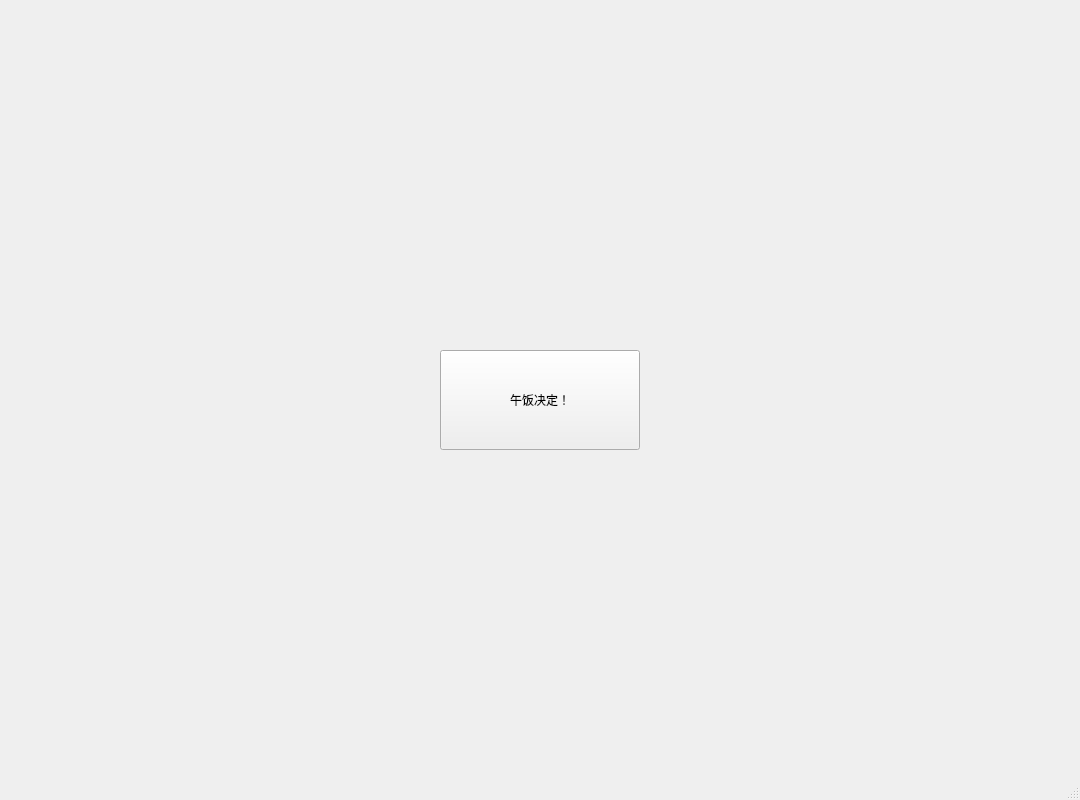
<?xml version="1.0" encoding="UTF-8"?>
<ui version="4.0">
 <class>MainWindow</class>
 <widget class="QMainWindow" name="MainWindow">
  <property name="geometry">
   <rect>
    <x>0</x>
    <y>0</y>
    <width>1080</width>
    <height>800</height>
   </rect>
  </property>
  <property name="windowTitle">
   <string>MainWindow</string>
  </property>
  <widget class="QWidget" name="centralwidget">
   <widget class="QPushButton" name="lunchButton">
    <property name="geometry">
     <rect>
      <x>440</x>
      <y>350</y>
      <width>200</width>
      <height>100</height>
     </rect>
    </property>
    <property name="text">
     <string>午饭决定！</string>
    </property>
   </widget>
  </widget>
  <widget class="QMenuBar" name="menubar">
   <property name="geometry">
    <rect>
     <x>0</x>
     <y>0</y>
     <width>1080</width>
     <height>23</height>
    </rect>
   </property>
  </widget>
  <widget class="QStatusBar" name="statusbar"/>
 </widget>
 <resources/>
 <connections/>
</ui>
